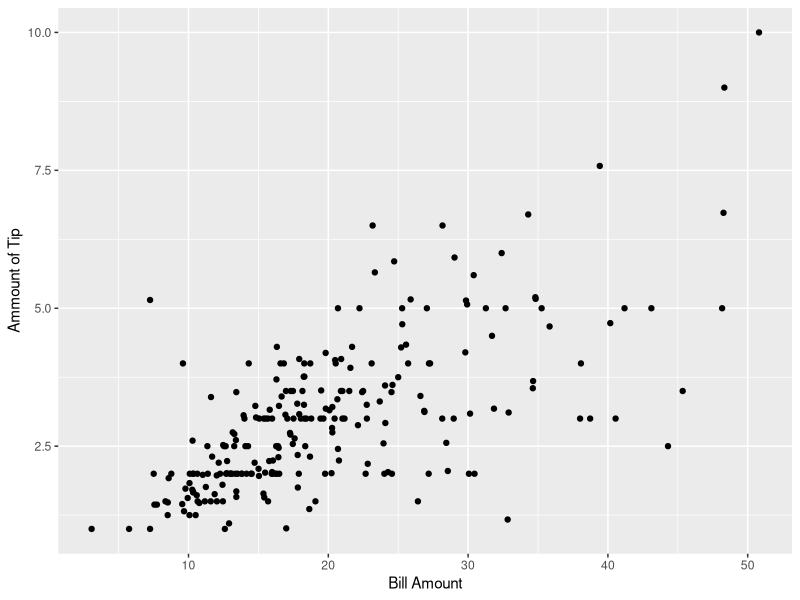
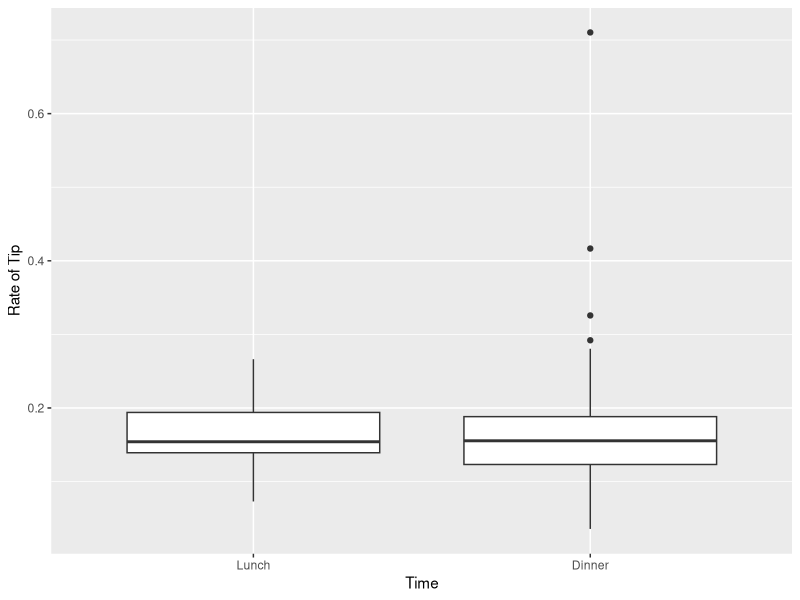
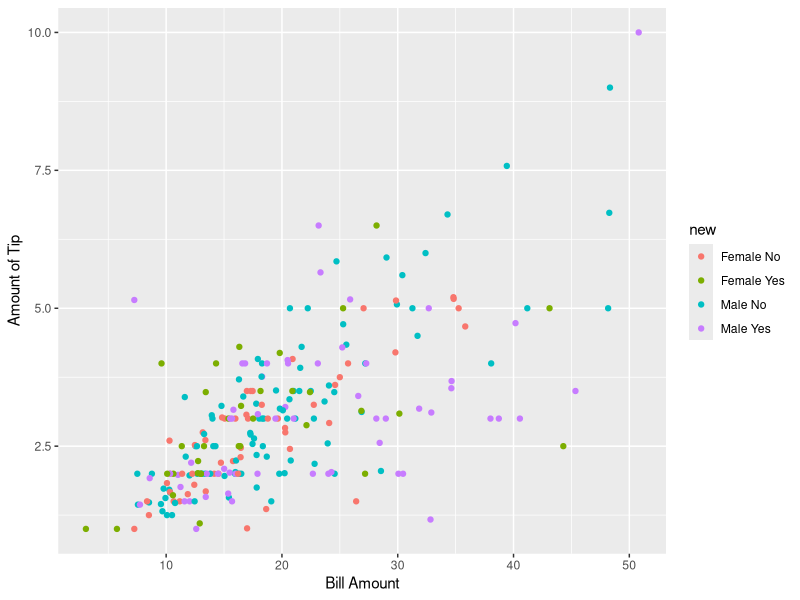
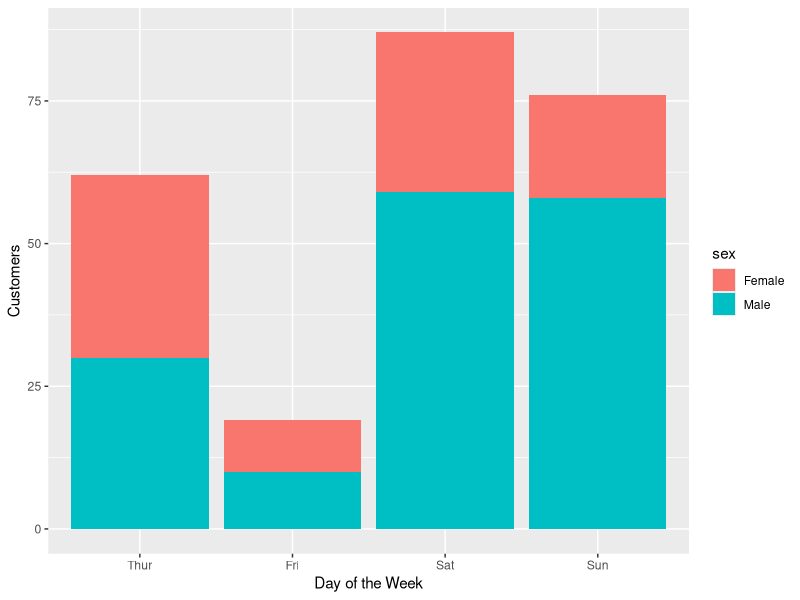

Generate these figures, in order, with R:
## ---- chunk 1
knitr::opts_chunk$set(echo = TRUE)
## ---- chunk 2
data(tips, package = "reshape2")
## ---- chunk 3
partyCount = nrow(tips)
partyCount
## ---- chunk 4
str(tips)
## ---- chunk 5
day = tips$day
day = day[order(match(day,  c("Thur","Fri","Sat","Sun")))]
day
## ---- chunk 6
female5 = tips[(tips[,3] == "Female") & (tips[,7] >= 5), ]
female5
## ---- chunk 7
library(ggplot2)
ggplot(tips, aes(x=total_bill, y=tip)) + geom_point() + xlab("Bill Amount") + ylab("Ammount of Tip")
## ---- chunk 8
tips$rateoftip = tips$tip/tips$total_bill
mean (tips$rateoftip)
## ---- chunk 9
ggplot(tips, aes(x = factor(tips$time, levels = c("Lunch","Dinner")), y = rateoftip)) + geom_boxplot() + xlab("Time") + ylab("Rate of Tip")
## ---- chunk 10
sexsmoker = tips
sexsmoker$new = paste(tips$sex,tips$smoker)
ggplot(sexsmoker, aes(x = total_bill, y = tip, color = new)) + geom_point() + xlab("Bill Amount") + ylab("Amount of Tip")
## ---- chunk 11
ggplot(tips, aes(x = factor(day, levels = c("Thur","Fri","Sat","Sun")), fill=sex)) + geom_bar() +
xlab("Day of the Week") + ylab("Customers")
